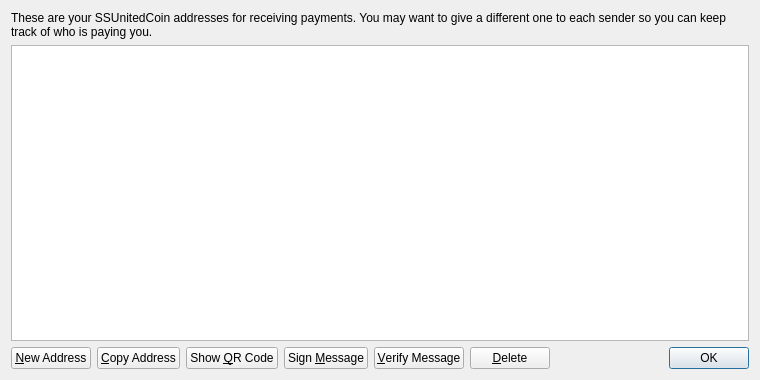
<?xml version="1.0" encoding="UTF-8"?>
<ui version="4.0">
 <class>AddressBookPage</class>
 <widget class="QWidget" name="AddressBookPage">
  <property name="geometry">
   <rect>
    <x>0</x>
    <y>0</y>
    <width>760</width>
    <height>380</height>
   </rect>
  </property>
  <property name="windowTitle">
   <string>Address Book</string>
  </property>
  <layout class="QVBoxLayout" name="verticalLayout">
   <item>
    <widget class="QLabel" name="labelExplanation">
     <property name="text">
      <string>These are your SSUnitedCoin addresses for receiving payments. You may want to give a different one to each sender so you can keep track of who is paying you.</string>
     </property>
     <property name="textFormat">
      <enum>Qt::PlainText</enum>
     </property>
     <property name="wordWrap">
      <bool>true</bool>
     </property>
    </widget>
   </item>
   <item>
    <widget class="QTableView" name="tableView">
     <property name="contextMenuPolicy">
      <enum>Qt::CustomContextMenu</enum>
     </property>
     <property name="toolTip">
      <string>Double-click to edit address or label</string>
     </property>
     <property name="tabKeyNavigation">
      <bool>false</bool>
     </property>
     <property name="alternatingRowColors">
      <bool>true</bool>
     </property>
     <property name="selectionMode">
      <enum>QAbstractItemView::SingleSelection</enum>
     </property>
     <property name="selectionBehavior">
      <enum>QAbstractItemView::SelectRows</enum>
     </property>
     <property name="sortingEnabled">
      <bool>true</bool>
     </property>
     <attribute name="verticalHeaderVisible">
      <bool>false</bool>
     </attribute>
    </widget>
   </item>
   <item>
    <layout class="QHBoxLayout" name="horizontalLayout">
     <item>
      <widget class="QPushButton" name="newAddressButton">
       <property name="toolTip">
        <string>Create a new address</string>
       </property>
       <property name="text">
        <string>&amp;New Address</string>
       </property>
       <property name="icon">
        <iconset resource="../bitcoin.qrc">
         <normaloff>:/icons/add</normaloff>:/icons/add</iconset>
       </property>
      </widget>
     </item>
     <item>
      <widget class="QPushButton" name="copyToClipboard">
       <property name="toolTip">
        <string>Copy the currently selected address to the system clipboard</string>
       </property>
       <property name="text">
        <string>&amp;Copy Address</string>
       </property>
       <property name="icon">
        <iconset resource="../bitcoin.qrc">
         <normaloff>:/icons/editcopy</normaloff>:/icons/editcopy</iconset>
       </property>
      </widget>
     </item>
     <item>
      <widget class="QPushButton" name="showQRCode">
       <property name="text">
        <string>Show &amp;QR Code</string>
       </property>
       <property name="icon">
        <iconset resource="../bitcoin.qrc">
         <normaloff>:/icons/qrcode</normaloff>:/icons/qrcode</iconset>
       </property>
      </widget>
     </item>
     <item>
      <widget class="QPushButton" name="signMessage">
       <property name="toolTip">
        <string>Sign a message to prove you own a SSUnitedCoin address</string>
       </property>
       <property name="text">
        <string>Sign &amp;Message</string>
       </property>
       <property name="icon">
        <iconset resource="../bitcoin.qrc">
         <normaloff>:/icons/edit</normaloff>:/icons/edit</iconset>
       </property>
      </widget>
     </item>
     <item>
      <widget class="QPushButton" name="verifyMessage">
       <property name="toolTip">
        <string>Verify a message to ensure it was signed with a specified SSUnitedCoin address</string>
       </property>
       <property name="text">
        <string>&amp;Verify Message</string>
       </property>
       <property name="icon">
        <iconset resource="../bitcoin.qrc">
         <normaloff>:/icons/transaction_0</normaloff>:/icons/transaction_0</iconset>
       </property>
      </widget>
     </item>
     <item>
      <widget class="QPushButton" name="deleteButton">
       <property name="toolTip">
        <string>Delete the currently selected address from the list</string>
       </property>
       <property name="text">
        <string>&amp;Delete</string>
       </property>
       <property name="icon">
        <iconset resource="../bitcoin.qrc">
         <normaloff>:/icons/remove</normaloff>:/icons/remove</iconset>
       </property>
      </widget>
     </item>
     <item>
      <spacer name="horizontalSpacer">
       <property name="orientation">
        <enum>Qt::Horizontal</enum>
       </property>
       <property name="sizeHint" stdset="0">
        <size>
         <width>40</width>
         <height>20</height>
        </size>
       </property>
      </spacer>
     </item>
     <item>
      <widget class="QDialogButtonBox" name="buttonBox">
       <property name="sizePolicy">
        <sizepolicy hsizetype="Maximum" vsizetype="Fixed">
         <horstretch>0</horstretch>
         <verstretch>0</verstretch>
        </sizepolicy>
       </property>
       <property name="standardButtons">
        <set>QDialogButtonBox::Ok</set>
       </property>
      </widget>
     </item>
    </layout>
   </item>
  </layout>
 </widget>
 <resources>
  <include location="../bitcoin.qrc"/>
 </resources>
 <connections/>
</ui>
